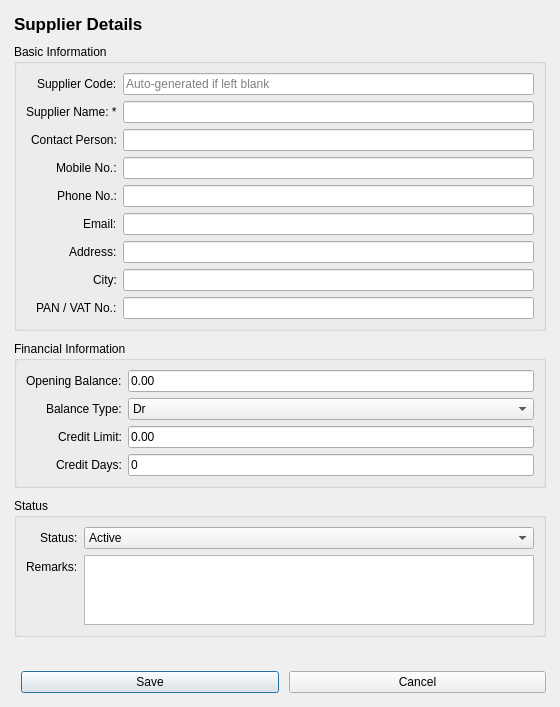
<?xml version="1.0" encoding="UTF-8"?>
<ui version="4.0">
 <class>SupplierFormDialog</class>
 <widget class="QDialog" name="SupplierFormDialog">
  <property name="geometry">
   <rect>
    <x>0</x>
    <y>0</y>
    <width>560</width>
    <height>640</height>
   </rect>
  </property>
  <property name="windowTitle">
   <string>Supplier</string>
  </property>
  <property name="modal">
   <bool>true</bool>
  </property>
  <layout class="QVBoxLayout" name="verticalLayoutRoot">
   <property name="spacing">
    <number>10</number>
   </property>
   <property name="leftMargin">
    <number>14</number>
   </property>
   <property name="topMargin">
    <number>14</number>
   </property>
   <property name="rightMargin">
    <number>14</number>
   </property>
   <property name="bottomMargin">
    <number>14</number>
   </property>
   <item>
    <widget class="QLabel" name="lblFormTitle">
     <property name="font">
      <font>
       <pointsize>13</pointsize>
       <bold>true</bold>
      </font>
     </property>
     <property name="text">
      <string>Supplier Details</string>
     </property>
    </widget>
   </item>
   <item>
    <widget class="QGroupBox" name="grpBasicInfo">
     <property name="title">
      <string>Basic Information</string>
     </property>
     <layout class="QFormLayout" name="formLayoutBasic">
      <property name="labelAlignment">
       <set>Qt::AlignRight|Qt::AlignVCenter</set>
      </property>
      <item row="0" column="0">
       <widget class="QLabel" name="lblSupplierCode">
        <property name="text">
         <string>Supplier Code:</string>
        </property>
        <property name="buddy">
         <cstring>txtSupplierCode</cstring>
        </property>
       </widget>
      </item>
      <item row="0" column="1">
       <widget class="QLineEdit" name="txtSupplierCode">
        <property name="toolTip">
         <string>Leave blank to auto-generate (e.g. SUP-0001)</string>
        </property>
        <property name="placeholderText">
         <string>Auto-generated if left blank</string>
        </property>
       </widget>
      </item>
      <item row="1" column="0">
       <widget class="QLabel" name="lblSupplierName">
        <property name="text">
         <string>Supplier Name: *</string>
        </property>
        <property name="buddy">
         <cstring>txtSupplierName</cstring>
        </property>
       </widget>
      </item>
      <item row="1" column="1">
       <widget class="QLineEdit" name="txtSupplierName">
        <property name="toolTip">
         <string>Mandatory. Must be unique.</string>
        </property>
        <property name="maxLength">
         <number>150</number>
        </property>
       </widget>
      </item>
      <item row="2" column="0">
       <widget class="QLabel" name="lblContactPerson">
        <property name="text">
         <string>Contact Person:</string>
        </property>
        <property name="buddy">
         <cstring>txtContactPerson</cstring>
        </property>
       </widget>
      </item>
      <item row="2" column="1">
       <widget class="QLineEdit" name="txtContactPerson">
        <property name="maxLength">
         <number>100</number>
        </property>
       </widget>
      </item>
      <item row="3" column="0">
       <widget class="QLabel" name="lblMobileNo">
        <property name="text">
         <string>Mobile No.:</string>
        </property>
        <property name="buddy">
         <cstring>txtMobileNo</cstring>
        </property>
       </widget>
      </item>
      <item row="3" column="1">
       <widget class="QLineEdit" name="txtMobileNo">
        <property name="maxLength">
         <number>20</number>
        </property>
       </widget>
      </item>
      <item row="4" column="0">
       <widget class="QLabel" name="lblPhoneNo">
        <property name="text">
         <string>Phone No.:</string>
        </property>
        <property name="buddy">
         <cstring>txtPhoneNo</cstring>
        </property>
       </widget>
      </item>
      <item row="4" column="1">
       <widget class="QLineEdit" name="txtPhoneNo">
        <property name="maxLength">
         <number>20</number>
        </property>
       </widget>
      </item>
      <item row="5" column="0">
       <widget class="QLabel" name="lblEmail">
        <property name="text">
         <string>Email:</string>
        </property>
        <property name="buddy">
         <cstring>txtEmail</cstring>
        </property>
       </widget>
      </item>
      <item row="5" column="1">
       <widget class="QLineEdit" name="txtEmail">
        <property name="maxLength">
         <number>150</number>
        </property>
       </widget>
      </item>
      <item row="6" column="0">
       <widget class="QLabel" name="lblAddress">
        <property name="text">
         <string>Address:</string>
        </property>
        <property name="buddy">
         <cstring>txtAddress</cstring>
        </property>
       </widget>
      </item>
      <item row="6" column="1">
       <widget class="QLineEdit" name="txtAddress">
        <property name="maxLength">
         <number>255</number>
        </property>
       </widget>
      </item>
      <item row="7" column="0">
       <widget class="QLabel" name="lblCity">
        <property name="text">
         <string>City:</string>
        </property>
        <property name="buddy">
         <cstring>txtCity</cstring>
        </property>
       </widget>
      </item>
      <item row="7" column="1">
       <widget class="QLineEdit" name="txtCity">
        <property name="maxLength">
         <number>100</number>
        </property>
       </widget>
      </item>
      <item row="8" column="0">
       <widget class="QLabel" name="lblPanVatNo">
        <property name="text">
         <string>PAN / VAT No.:</string>
        </property>
        <property name="buddy">
         <cstring>txtPanVatNo</cstring>
        </property>
       </widget>
      </item>
      <item row="8" column="1">
       <widget class="QLineEdit" name="txtPanVatNo">
        <property name="maxLength">
         <number>30</number>
        </property>
       </widget>
      </item>
     </layout>
    </widget>
   </item>
   <item>
    <widget class="QGroupBox" name="grpFinancial">
     <property name="title">
      <string>Financial Information</string>
     </property>
     <layout class="QFormLayout" name="formLayoutFinancial">
      <property name="labelAlignment">
       <set>Qt::AlignRight|Qt::AlignVCenter</set>
      </property>
      <item row="0" column="0">
       <widget class="QLabel" name="lblOpeningBalance">
        <property name="text">
         <string>Opening Balance:</string>
        </property>
        <property name="buddy">
         <cstring>txtOpeningBalance</cstring>
        </property>
       </widget>
      </item>
      <item row="0" column="1">
       <widget class="QLineEdit" name="txtOpeningBalance">
        <property name="toolTip">
         <string>Must be zero or positive. Default 0.</string>
        </property>
        <property name="text">
         <string>0.00</string>
        </property>
       </widget>
      </item>
      <item row="1" column="0">
       <widget class="QLabel" name="lblBalanceType">
        <property name="text">
         <string>Balance Type:</string>
        </property>
        <property name="buddy">
         <cstring>cmbBalanceType</cstring>
        </property>
       </widget>
      </item>
      <item row="1" column="1">
       <widget class="QComboBox" name="cmbBalanceType">
        <item>
         <property name="text">
          <string>Dr</string>
         </property>
        </item>
        <item>
         <property name="text">
          <string>Cr</string>
         </property>
        </item>
       </widget>
      </item>
      <item row="2" column="0">
       <widget class="QLabel" name="lblCreditLimit">
        <property name="text">
         <string>Credit Limit:</string>
        </property>
        <property name="buddy">
         <cstring>txtCreditLimit</cstring>
        </property>
       </widget>
      </item>
      <item row="2" column="1">
       <widget class="QLineEdit" name="txtCreditLimit">
        <property name="text">
         <string>0.00</string>
        </property>
       </widget>
      </item>
      <item row="3" column="0">
       <widget class="QLabel" name="lblCreditDays">
        <property name="text">
         <string>Credit Days:</string>
        </property>
        <property name="buddy">
         <cstring>txtCreditDays</cstring>
        </property>
       </widget>
      </item>
      <item row="3" column="1">
       <widget class="QLineEdit" name="txtCreditDays">
        <property name="text">
         <string>0</string>
        </property>
       </widget>
      </item>
     </layout>
    </widget>
   </item>
   <item>
    <widget class="QGroupBox" name="grpStatus">
     <property name="title">
      <string>Status</string>
     </property>
     <layout class="QFormLayout" name="formLayoutStatus">
      <property name="labelAlignment">
       <set>Qt::AlignRight|Qt::AlignVCenter</set>
      </property>
      <item row="0" column="0">
       <widget class="QLabel" name="lblStatus">
        <property name="text">
         <string>Status:</string>
        </property>
        <property name="buddy">
         <cstring>cmbStatus</cstring>
        </property>
       </widget>
      </item>
      <item row="0" column="1">
       <widget class="QComboBox" name="cmbStatus">
        <item>
         <property name="text">
          <string>Active</string>
         </property>
        </item>
        <item>
         <property name="text">
          <string>Inactive</string>
         </property>
        </item>
       </widget>
      </item>
      <item row="1" column="0">
       <widget class="QLabel" name="lblRemarks">
        <property name="text">
         <string>Remarks:</string>
        </property>
        <property name="buddy">
         <cstring>txtRemarks</cstring>
        </property>
       </widget>
      </item>
      <item row="1" column="1">
       <widget class="QPlainTextEdit" name="txtRemarks">
        <property name="maximumHeight">
         <number>70</number>
        </property>
       </widget>
      </item>
     </layout>
    </widget>
   </item>
   <item>
    <widget class="QLabel" name="lblValidationMessage">
     <property name="text">
      <string></string>
     </property>
     <property name="styleSheet">
      <string notr="true">color: #c0392b;</string>
     </property>
     <property name="wordWrap">
      <bool>true</bool>
     </property>
    </widget>
   </item>
   <item>
    <layout class="QHBoxLayout" name="horizontalLayoutFormButtons">
     <item>
      <spacer name="horizontalSpacerFormButtons">
       <property name="orientation">
        <enum>Qt::Horizontal</enum>
       </property>
      </spacer>
     </item>
     <item>
      <widget class="QPushButton" name="btnSave">
       <property name="text">
        <string>Save</string>
       </property>
       <property name="toolTip">
        <string>Save this supplier (Ctrl+S)</string>
       </property>
       <property name="default">
        <bool>true</bool>
       </property>
      </widget>
     </item>
     <item>
      <widget class="QPushButton" name="btnCancel">
       <property name="text">
        <string>Cancel</string>
       </property>
       <property name="toolTip">
        <string>Discard changes (Esc)</string>
       </property>
      </widget>
     </item>
    </layout>
   </item>
  </layout>
 </widget>
 <tabstops>
  <tabstop>txtSupplierCode</tabstop>
  <tabstop>txtSupplierName</tabstop>
  <tabstop>txtContactPerson</tabstop>
  <tabstop>txtMobileNo</tabstop>
  <tabstop>txtPhoneNo</tabstop>
  <tabstop>txtEmail</tabstop>
  <tabstop>txtAddress</tabstop>
  <tabstop>txtCity</tabstop>
  <tabstop>txtPanVatNo</tabstop>
  <tabstop>txtOpeningBalance</tabstop>
  <tabstop>cmbBalanceType</tabstop>
  <tabstop>txtCreditLimit</tabstop>
  <tabstop>txtCreditDays</tabstop>
  <tabstop>cmbStatus</tabstop>
  <tabstop>txtRemarks</tabstop>
  <tabstop>btnSave</tabstop>
  <tabstop>btnCancel</tabstop>
 </tabstops>
 <resources/>
 <connections/>
</ui>
